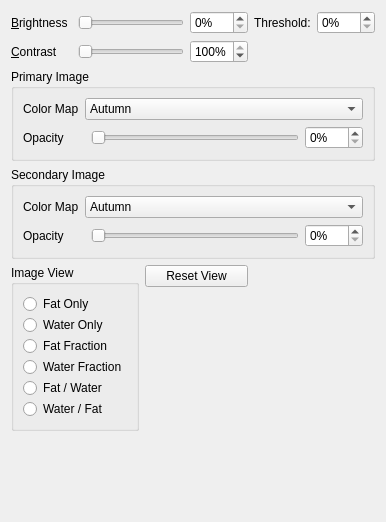
         <widget class="QWidget" name="axialDisplayTab">
          <attribute name="title">
           <string>Axial &amp;Display</string>
          </attribute>
          <layout class="QGridLayout" name="gridLayout_3">
           <item row="0" column="5">
            <widget class="QSpinBox" name="brightnessThresSpinBox">
             <property name="toolTip">
              <string>&lt;html&gt;&lt;head/&gt;&lt;body&gt;&lt;p&gt;&lt;span style=&quot; font-weight:600;&quot;&gt;Change Brightness Threshold&lt;/span&gt;&lt;/p&gt;&lt;p&gt;Enter percentage or use up/down arrows to change the brightness threshold currently displayed on the main widget.&lt;/p&gt;&lt;p&gt;Any intensities that are greater than or equal to the brightness threshold will be altered by the specified brightness.&lt;/p&gt;&lt;p&gt;A brightness threshold of 0% will adjust the brightness of the entire image.&lt;/p&gt;&lt;p&gt;A brightness threshold of 100% will only adjust the brightness where the intensity level is 100%.&lt;/p&gt;&lt;/body&gt;&lt;/html&gt;</string>
             </property>
             <property name="suffix">
              <string>%</string>
             </property>
             <property name="maximum">
              <number>100</number>
             </property>
            </widget>
           </item>
           <item row="3" column="0" colspan="6">
            <widget class="QGroupBox" name="secondaryImageBox">
             <property name="sizePolicy">
              <sizepolicy hsizetype="Preferred" vsizetype="Preferred">
               <horstretch>0</horstretch>
               <verstretch>0</verstretch>
              </sizepolicy>
             </property>
             <property name="toolTip">
              <string>&lt;html&gt;&lt;head/&gt;&lt;body&gt;&lt;p&gt;&lt;span style=&quot; font-weight:600;&quot;&gt;Secondary Image&lt;/span&gt;&lt;/p&gt;&lt;p&gt;&lt;br/&gt;&lt;/p&gt;&lt;p&gt;The secondary image is the image drawn &lt;span style=&quot; text-decoration: underline;&quot;&gt;second&lt;/span&gt; in the axial widget view. The secondary image is set based on the options in the &lt;span style=&quot; font-weight:600; text-decoration: underline;&quot;&gt;Image View.&lt;/span&gt;&lt;/p&gt;&lt;p&gt;&lt;br/&gt;&lt;/p&gt;&lt;p&gt;The secondary image is only applicable for &lt;span style=&quot; font-weight:600; text-decoration: underline;&quot;&gt;Fat/Water&lt;/span&gt; and &lt;span style=&quot; font-weight:600; text-decoration: underline;&quot;&gt;Water/Fat&lt;/span&gt; options.&lt;/p&gt;&lt;/body&gt;&lt;/html&gt;</string>
             </property>
             <property name="toolTipDuration">
              <number>4000</number>
             </property>
             <property name="title">
              <string>Secondary Image</string>
             </property>
             <layout class="QGridLayout" name="gridLayout_8">
              <item row="0" column="0">
               <widget class="QLabel" name="label_12">
                <property name="text">
                 <string>Color Map</string>
                </property>
                <property name="buddy">
                 <cstring>secdColorMapComboBox</cstring>
                </property>
               </widget>
              </item>
              <item row="1" column="0" colspan="2">
               <widget class="QLabel" name="label_13">
                <property name="text">
                 <string>Opacity</string>
                </property>
                <property name="buddy">
                 <cstring>secdOpacitySlider</cstring>
                </property>
               </widget>
              </item>
              <item row="1" column="2">
               <widget class="QSlider" name="secdOpacitySlider">
                <property name="toolTip">
                 <string>&lt;html&gt;&lt;head/&gt;&lt;body&gt;&lt;p&gt;&lt;span style=&quot; font-weight:600;&quot;&gt;Change Secondary Opacity&lt;/span&gt;&lt;/p&gt;&lt;p&gt;Drag slider left and right to change the opacity of the secondary image displayed on the main widget.&lt;/p&gt;&lt;/body&gt;&lt;/html&gt;</string>
                </property>
                <property name="toolTipDuration">
                 <number>4000</number>
                </property>
                <property name="maximum">
                 <number>100</number>
                </property>
                <property name="orientation">
                 <enum>Qt::Horizontal</enum>
                </property>
               </widget>
              </item>
              <item row="1" column="3">
               <widget class="QSpinBox" name="secdOpacitySpinBox">
                <property name="toolTip">
                 <string>&lt;html&gt;&lt;head/&gt;&lt;body&gt;&lt;p&gt;&lt;span style=&quot; font-weight:600;&quot;&gt;Change Secondary Opacity&lt;/span&gt;&lt;/p&gt;&lt;p&gt;Enter percentage or use up/down arrows to change the opacity of the secondary image displayed on the main widget.&lt;/p&gt;&lt;/body&gt;&lt;/html&gt;</string>
                </property>
                <property name="toolTipDuration">
                 <number>4000</number>
                </property>
                <property name="suffix">
                 <string>%</string>
                </property>
                <property name="maximum">
                 <number>100</number>
                </property>
               </widget>
              </item>
              <item row="0" column="1" colspan="3">
               <widget class="QComboBox" name="secdColorMapComboBox">
                <property name="sizePolicy">
                 <sizepolicy hsizetype="Expanding" vsizetype="Fixed">
                  <horstretch>0</horstretch>
                  <verstretch>0</verstretch>
                 </sizepolicy>
                </property>
                <property name="toolTip">
                 <string>&lt;html&gt;&lt;head/&gt;&lt;body&gt;&lt;p&gt;&lt;span style=&quot; font-weight:600;&quot;&gt;Change Secondary Color Map&lt;/span&gt;&lt;/p&gt;&lt;p&gt;Select a color map for the secondary image. This is a mapping from intensity in the primary image (0.0 -&amp;gt; 1.0) to colors. &lt;/p&gt;&lt;p&gt;A typical example is grayscale which is (0, 0, 0) -&amp;gt; (1, 1, 1) color mapping.&lt;/p&gt;&lt;/body&gt;&lt;/html&gt;</string>
                </property>
                <property name="toolTipDuration">
                 <number>4000</number>
                </property>
                <property name="maxVisibleItems">
                 <number>13</number>
                </property>
                <item>
                 <property name="text">
                  <string>Autumn</string>
                 </property>
                </item>
                <item>
                 <property name="text">
                  <string>Bone</string>
                 </property>
                </item>
                <item>
                 <property name="text">
                  <string>Cool</string>
                 </property>
                </item>
                <item>
                 <property name="text">
                  <string>Copper</string>
                 </property>
                </item>
                <item>
                 <property name="text">
                  <string>Gray</string>
                 </property>
                </item>
                <item>
                 <property name="text">
                  <string>Hot</string>
                 </property>
                </item>
                <item>
                 <property name="text">
                  <string>HSV</string>
                 </property>
                </item>
                <item>
                 <property name="text">
                  <string>Jet</string>
                 </property>
                </item>
                <item>
                 <property name="text">
                  <string>Parula</string>
                 </property>
                </item>
                <item>
                 <property name="text">
                  <string>Pink</string>
                 </property>
                </item>
                <item>
                 <property name="text">
                  <string>Spring</string>
                 </property>
                </item>
                <item>
                 <property name="text">
                  <string>Summer</string>
                 </property>
                </item>
                <item>
                 <property name="text">
                  <string>Winter</string>
                 </property>
                </item>
                <item>
                 <property name="text">
                  <string>Red</string>
                 </property>
                </item>
                <item>
                 <property name="text">
                  <string>Green</string>
                 </property>
                </item>
                <item>
                 <property name="text">
                  <string>Blue</string>
                 </property>
                </item>
                <item>
                 <property name="text">
                  <string>RedWhite</string>
                 </property>
                </item>
                <item>
                 <property name="text">
                  <string>GreenWhite</string>
                 </property>
                </item>
               </widget>
              </item>
             </layout>
            </widget>
           </item>
           <item row="2" column="0" colspan="6">
            <widget class="QGroupBox" name="primaryImageBox">
             <property name="sizePolicy">
              <sizepolicy hsizetype="Preferred" vsizetype="Preferred">
               <horstretch>0</horstretch>
               <verstretch>0</verstretch>
              </sizepolicy>
             </property>
             <property name="toolTip">
              <string>&lt;html&gt;&lt;head/&gt;&lt;body&gt;&lt;p&gt;&lt;span style=&quot; font-weight:600;&quot;&gt;Primary Image&lt;/span&gt;&lt;/p&gt;&lt;p&gt;&lt;br/&gt;&lt;/p&gt;&lt;p&gt;The primary image is the image drawn &lt;span style=&quot; text-decoration: underline;&quot;&gt;first&lt;/span&gt; in the axial widget view. The primary image is set based on the options in the &lt;span style=&quot; font-weight:600; text-decoration: underline;&quot;&gt;Image View&lt;/span&gt;&lt;/p&gt;&lt;/body&gt;&lt;/html&gt;</string>
             </property>
             <property name="toolTipDuration">
              <number>4000</number>
             </property>
             <property name="title">
              <string>Primary Image</string>
             </property>
             <layout class="QGridLayout" name="gridLayout_7">
              <item row="0" column="0">
               <widget class="QLabel" name="label_24">
                <property name="text">
                 <string>Color Map</string>
                </property>
                <property name="buddy">
                 <cstring>primColorMapComboBox</cstring>
                </property>
               </widget>
              </item>
              <item row="1" column="0" colspan="2">
               <widget class="QLabel" name="label_25">
                <property name="text">
                 <string>Opacity</string>
                </property>
                <property name="buddy">
                 <cstring>primOpacitySlider</cstring>
                </property>
               </widget>
              </item>
              <item row="1" column="2">
               <widget class="QSlider" name="primOpacitySlider">
                <property name="toolTip">
                 <string>&lt;html&gt;&lt;head/&gt;&lt;body&gt;&lt;p&gt;&lt;span style=&quot; font-weight:600;&quot;&gt;Change Primary Opacity&lt;/span&gt;&lt;/p&gt;&lt;p&gt;Drag slider left and right to change the opacity of the primary image displayed on the main widget.&lt;/p&gt;&lt;/body&gt;&lt;/html&gt;</string>
                </property>
                <property name="toolTipDuration">
                 <number>4000</number>
                </property>
                <property name="maximum">
                 <number>100</number>
                </property>
                <property name="orientation">
                 <enum>Qt::Horizontal</enum>
                </property>
               </widget>
              </item>
              <item row="1" column="3">
               <widget class="QSpinBox" name="primOpacitySpinBox">
                <property name="toolTip">
                 <string>&lt;html&gt;&lt;head/&gt;&lt;body&gt;&lt;p&gt;&lt;span style=&quot; font-weight:600;&quot;&gt;Change Primary Opacity&lt;/span&gt;&lt;/p&gt;&lt;p&gt;Enter percentage or use up/down arrows to change the opacity of the primary image displayed on the main widget.&lt;/p&gt;&lt;/body&gt;&lt;/html&gt;</string>
                </property>
                <property name="toolTipDuration">
                 <number>4000</number>
                </property>
                <property name="suffix">
                 <string>%</string>
                </property>
                <property name="maximum">
                 <number>100</number>
                </property>
               </widget>
              </item>
              <item row="0" column="1" colspan="3">
               <widget class="QComboBox" name="primColorMapComboBox">
                <property name="sizePolicy">
                 <sizepolicy hsizetype="Expanding" vsizetype="Fixed">
                  <horstretch>0</horstretch>
                  <verstretch>0</verstretch>
                 </sizepolicy>
                </property>
                <property name="toolTip">
                 <string>&lt;html&gt;&lt;head/&gt;&lt;body&gt;&lt;p&gt;&lt;span style=&quot; font-weight:600;&quot;&gt;Change Primary Color Map&lt;/span&gt;&lt;/p&gt;&lt;p&gt;Select a color map for the primary image. This is a mapping from intensity in the primary image (0.0 -&amp;gt; 1.0) to colors. &lt;/p&gt;&lt;p&gt;A typical example is grayscale which is (0, 0, 0) -&amp;gt; (1, 1, 1) color mapping.&lt;/p&gt;&lt;/body&gt;&lt;/html&gt;</string>
                </property>
                <property name="toolTipDuration">
                 <number>4000</number>
                </property>
                <property name="maxVisibleItems">
                 <number>13</number>
                </property>
                <item>
                 <property name="text">
                  <string>Autumn</string>
                 </property>
                </item>
                <item>
                 <property name="text">
                  <string>Bone</string>
                 </property>
                </item>
                <item>
                 <property name="text">
                  <string>Cool</string>
                 </property>
                </item>
                <item>
                 <property name="text">
                  <string>Copper</string>
                 </property>
                </item>
                <item>
                 <property name="text">
                  <string>Gray</string>
                 </property>
                </item>
                <item>
                 <property name="text">
                  <string>Hot</string>
                 </property>
                </item>
                <item>
                 <property name="text">
                  <string>HSV</string>
                 </property>
                </item>
                <item>
                 <property name="text">
                  <string>Jet</string>
                 </property>
                </item>
                <item>
                 <property name="text">
                  <string>Parula</string>
                 </property>
                </item>
                <item>
                 <property name="text">
                  <string>Pink</string>
                 </property>
                </item>
                <item>
                 <property name="text">
                  <string>Spring</string>
                 </property>
                </item>
                <item>
                 <property name="text">
                  <string>Summer</string>
                 </property>
                </item>
                <item>
                 <property name="text">
                  <string>Winter</string>
                 </property>
                </item>
                <item>
                 <property name="text">
                  <string>Red</string>
                 </property>
                </item>
                <item>
                 <property name="text">
                  <string>Green</string>
                 </property>
                </item>
                <item>
                 <property name="text">
                  <string>Blue</string>
                 </property>
                </item>
                <item>
                 <property name="text">
                  <string>RedWhite</string>
                 </property>
                </item>
                <item>
                 <property name="text">
                  <string>GreenWhite</string>
                 </property>
                </item>
               </widget>
              </item>
             </layout>
            </widget>
           </item>
           <item row="6" column="0">
            <spacer name="verticalSpacer_5">
             <property name="orientation">
              <enum>Qt::Vertical</enum>
             </property>
             <property name="sizeHint" stdset="0">
              <size>
               <width>20</width>
               <height>40</height>
              </size>
             </property>
            </spacer>
           </item>
           <item row="0" column="3">
            <widget class="QSpinBox" name="brightnessSpinBox">
             <property name="toolTip">
              <string>&lt;html&gt;&lt;head/&gt;&lt;body&gt;&lt;p&gt;&lt;span style=&quot; font-weight:600;&quot;&gt;Change Brightness&lt;/span&gt;&lt;/p&gt;&lt;p&gt;Enter percentage or use up/down arrows to change the brightness currently displayed on the main widget.&lt;/p&gt;&lt;/body&gt;&lt;/html&gt;</string>
             </property>
             <property name="toolTipDuration">
              <number>4000</number>
             </property>
             <property name="suffix">
              <string>%</string>
             </property>
             <property name="maximum">
              <number>100</number>
             </property>
            </widget>
           </item>
           <item row="1" column="1" colspan="2">
            <widget class="QSlider" name="contrastSlider">
             <property name="focusPolicy">
              <enum>Qt::StrongFocus</enum>
             </property>
             <property name="toolTip">
              <string>&lt;html&gt;&lt;head/&gt;&lt;body&gt;&lt;p&gt;&lt;span style=&quot; font-weight:600;&quot;&gt;Adjust Contrast&lt;/span&gt;&lt;/p&gt;&lt;p&gt;Drag slider left and right to change the contrast of the axial slice currently displayed on the main widget&lt;/p&gt;&lt;/body&gt;&lt;/html&gt;</string>
             </property>
             <property name="toolTipDuration">
              <number>4000</number>
             </property>
             <property name="maximum">
              <number>100</number>
             </property>
             <property name="orientation">
              <enum>Qt::Horizontal</enum>
             </property>
            </widget>
           </item>
           <item row="1" column="3">
            <widget class="QSpinBox" name="contrastSpinBox">
             <property name="toolTip">
              <string>&lt;html&gt;&lt;head/&gt;&lt;body&gt;&lt;p&gt;&lt;span style=&quot; font-weight:600;&quot;&gt;Change Contrast&lt;/span&gt;&lt;/p&gt;&lt;p&gt;Enter percentage or use up/down arrows to change the contrast currently displayed on the main widget.&lt;/p&gt;&lt;/body&gt;&lt;/html&gt;</string>
             </property>
             <property name="toolTipDuration">
              <number>4000</number>
             </property>
             <property name="suffix">
              <string>%</string>
             </property>
             <property name="maximum">
              <number>100</number>
             </property>
             <property name="value">
              <number>100</number>
             </property>
            </widget>
           </item>
           <item row="4" column="0" rowspan="2" colspan="2">
            <layout class="QVBoxLayout" name="verticalLayout_3">
             <item>
              <widget class="QGroupBox" name="sliceViewBox_3">
               <property name="sizePolicy">
                <sizepolicy hsizetype="Preferred" vsizetype="Maximum">
                 <horstretch>0</horstretch>
                 <verstretch>0</verstretch>
                </sizepolicy>
               </property>
               <property name="toolTip">
                <string/>
               </property>
               <property name="title">
                <string>Image View</string>
               </property>
               <property name="alignment">
                <set>Qt::AlignLeading|Qt::AlignLeft|Qt::AlignTop</set>
               </property>
               <layout class="QVBoxLayout" name="verticalLayout_5">
                <property name="spacing">
                 <number>1</number>
                </property>
                <item>
                 <widget class="QRadioButton" name="fatRadioBtn">
                  <property name="toolTip">
                   <string>&lt;html&gt;&lt;head/&gt;&lt;body&gt;&lt;p&gt;&lt;span style=&quot; font-weight:600;&quot;&gt;Fat Only&lt;/span&gt;&lt;/p&gt;&lt;p&gt;Displays only the fat image from the NIFTI files.&lt;/p&gt;&lt;p&gt;&lt;span style=&quot; font-weight:600;&quot;&gt;Primary Image: &lt;/span&gt;Fat image&lt;/p&gt;&lt;p&gt;&lt;span style=&quot; font-weight:600;&quot;&gt;Secondary Image: &lt;/span&gt;N/A&lt;/p&gt;&lt;p&gt;&lt;span style=&quot; font-weight:600;&quot;&gt;Shortcut: &lt;/span&gt;Q&lt;/p&gt;&lt;/body&gt;&lt;/html&gt;</string>
                  </property>
                  <property name="toolTipDuration">
                   <number>4000</number>
                  </property>
                  <property name="statusTip">
                   <string/>
                  </property>
                  <property name="text">
                   <string>Fat Only</string>
                  </property>
                 </widget>
                </item>
                <item>
                 <widget class="QRadioButton" name="waterRadioBtn">
                  <property name="toolTip">
                   <string>&lt;html&gt;&lt;head/&gt;&lt;body&gt;&lt;p&gt;&lt;span style=&quot; font-weight:600;&quot;&gt;Water Only&lt;/span&gt;&lt;/p&gt;&lt;p&gt;Displays only the water image from the NIFTI files.&lt;/p&gt;&lt;p&gt;&lt;span style=&quot; font-weight:600;&quot;&gt;Primary Image: &lt;/span&gt;Water image&lt;/p&gt;&lt;p&gt;&lt;span style=&quot; font-weight:600;&quot;&gt;Secondary Image: &lt;/span&gt;N/A&lt;/p&gt;&lt;p&gt;&lt;span style=&quot; font-weight:600;&quot;&gt;Shortcut: &lt;/span&gt;W&lt;/p&gt;&lt;/body&gt;&lt;/html&gt;</string>
                  </property>
                  <property name="toolTipDuration">
                   <number>4000</number>
                  </property>
                  <property name="text">
                   <string>Water Only</string>
                  </property>
                 </widget>
                </item>
                <item>
                 <widget class="QRadioButton" name="fatFracRadioBtn">
                  <property name="toolTip">
                   <string>&lt;html&gt;&lt;head/&gt;&lt;body&gt;&lt;p&gt;&lt;span style=&quot; font-weight:600;&quot;&gt;Fat Fraction&lt;/span&gt;&lt;/p&gt;&lt;p&gt;Displays an image that represents the ratio of fat to water.&lt;/p&gt;&lt;p&gt;Fat Fraction = Fat / (Fat + Water)&lt;/p&gt;&lt;p&gt;&lt;span style=&quot; font-weight:600;&quot;&gt;Primary Image: &lt;/span&gt;Fat Fraction image&lt;/p&gt;&lt;p&gt;&lt;span style=&quot; font-weight:600;&quot;&gt;Secondary Image: &lt;/span&gt;N/A&lt;/p&gt;&lt;p&gt;&lt;span style=&quot; font-weight:600;&quot;&gt;Shortcut: &lt;/span&gt;E&lt;/p&gt;&lt;/body&gt;&lt;/html&gt;</string>
                  </property>
                  <property name="toolTipDuration">
                   <number>4000</number>
                  </property>
                  <property name="text">
                   <string>Fat Fraction</string>
                  </property>
                 </widget>
                </item>
                <item>
                 <widget class="QRadioButton" name="waterFracRadioBtn">
                  <property name="toolTip">
                   <string>&lt;html&gt;&lt;head/&gt;&lt;body&gt;&lt;p&gt;&lt;span style=&quot; font-weight:600;&quot;&gt;Water Fraction&lt;/span&gt;&lt;/p&gt;&lt;p&gt;Displays an image that represents the ratio of water to fat.&lt;/p&gt;&lt;p&gt;Water Fraction = Water / (Fat + Water)&lt;/p&gt;&lt;p&gt;&lt;span style=&quot; font-weight:600;&quot;&gt;Primary Image: &lt;/span&gt;Water Fraction image&lt;/p&gt;&lt;p&gt;&lt;span style=&quot; font-weight:600;&quot;&gt;Secondary Image: &lt;/span&gt;N/A&lt;/p&gt;&lt;p&gt;&lt;span style=&quot; font-weight:600;&quot;&gt;Shortcut: &lt;/span&gt;R&lt;/p&gt;&lt;/body&gt;&lt;/html&gt;</string>
                  </property>
                  <property name="toolTipDuration">
                   <number>4000</number>
                  </property>
                  <property name="text">
                   <string>Water Fraction</string>
                  </property>
                 </widget>
                </item>
                <item>
                 <widget class="QRadioButton" name="fatWaterRadioBtn">
                  <property name="toolTip">
                   <string>&lt;html&gt;&lt;head/&gt;&lt;body&gt;&lt;p&gt;&lt;span style=&quot; font-weight:600;&quot;&gt;Fat / Water&lt;/span&gt;&lt;/p&gt;&lt;p&gt;Displays fat image with water image on top at the specified opacities.&lt;/p&gt;&lt;p&gt;&lt;span style=&quot; font-weight:600;&quot;&gt;Primary Image: &lt;/span&gt;Fat image&lt;/p&gt;&lt;p&gt;&lt;span style=&quot; font-weight:600;&quot;&gt;Secondary Image: &lt;/span&gt;Water image&lt;/p&gt;&lt;p&gt;&lt;span style=&quot; font-weight:600;&quot;&gt;Shortcut: &lt;/span&gt;T&lt;/p&gt;&lt;/body&gt;&lt;/html&gt;</string>
                  </property>
                  <property name="toolTipDuration">
                   <number>4000</number>
                  </property>
                  <property name="text">
                   <string>Fat / Water</string>
                  </property>
                 </widget>
                </item>
                <item>
                 <widget class="QRadioButton" name="waterFatRadioBtn">
                  <property name="toolTip">
                   <string>&lt;html&gt;&lt;head/&gt;&lt;body&gt;&lt;p&gt;&lt;span style=&quot; font-weight:600;&quot;&gt;Water / Fat&lt;/span&gt;&lt;/p&gt;&lt;p&gt;Displays water image with fat image on top at the specified opacities.&lt;/p&gt;&lt;p&gt;&lt;span style=&quot; font-weight:600;&quot;&gt;Primary Image: &lt;/span&gt;Water image&lt;/p&gt;&lt;p&gt;&lt;span style=&quot; font-weight:600;&quot;&gt;Secondary Image: &lt;/span&gt;Fat image&lt;/p&gt;&lt;p&gt;&lt;span style=&quot; font-weight:600;&quot;&gt;Shortcut: &lt;/span&gt;Y&lt;/p&gt;&lt;/body&gt;&lt;/html&gt;</string>
                  </property>
                  <property name="toolTipDuration">
                   <number>4000</number>
                  </property>
                  <property name="text">
                   <string>Water / Fat</string>
                  </property>
                 </widget>
                </item>
               </layout>
              </widget>
             </item>
             <item>
              <spacer name="verticalSpacer_4">
               <property name="orientation">
                <enum>Qt::Vertical</enum>
               </property>
               <property name="sizeHint" stdset="0">
                <size>
                 <width>20</width>
                 <height>40</height>
                </size>
               </property>
              </spacer>
             </item>
            </layout>
           </item>
           <item row="4" column="2" rowspan="2" colspan="2">
            <layout class="QVBoxLayout" name="verticalLayout_2">
             <property name="rightMargin">
              <number>0</number>
             </property>
             <property name="bottomMargin">
              <number>0</number>
             </property>
             <item>
              <widget class="QPushButton" name="resetViewBtn">
               <property name="toolTip">
                <string>&lt;html&gt;&lt;head/&gt;&lt;body&gt;&lt;p&gt;&lt;span style=&quot; font-weight:600;&quot;&gt;Reset View&lt;/span&gt;&lt;/p&gt;&lt;p&gt;Resets the axial slice view and coronal slice view to center with no scaling.&lt;/p&gt;&lt;p&gt;&lt;span style=&quot; font-weight:600;&quot;&gt;Note: &lt;/span&gt;This does &lt;span style=&quot; font-weight:600; text-decoration: underline;&quot;&gt;NOT&lt;/span&gt; change the current location of the user.&lt;/p&gt;&lt;p&gt;&lt;span style=&quot; font-weight:600;&quot;&gt;Shortcut: &lt;/span&gt;Space bar&lt;/p&gt;&lt;/body&gt;&lt;/html&gt;</string>
               </property>
               <property name="toolTipDuration">
                <number>4000</number>
               </property>
               <property name="text">
                <string>Reset View</string>
               </property>
              </widget>
             </item>
             <item>
              <spacer name="verticalSpacer_2">
               <property name="orientation">
                <enum>Qt::Vertical</enum>
               </property>
               <property name="sizeHint" stdset="0">
                <size>
                 <width>20</width>
                 <height>40</height>
                </size>
               </property>
              </spacer>
             </item>
            </layout>
           </item>
           <item row="1" column="0">
            <widget class="QLabel" name="contrastLabel">
             <property name="text">
              <string>&amp;Contrast</string>
             </property>
             <property name="buddy">
              <cstring>contrastSlider</cstring>
             </property>
            </widget>
           </item>
           <item row="0" column="0">
            <widget class="QLabel" name="brightnessLabel">
             <property name="text">
              <string>&amp;Brightness</string>
             </property>
             <property name="buddy">
              <cstring>brightnessSlider</cstring>
             </property>
            </widget>
           </item>
           <item row="0" column="1" colspan="2">
            <widget class="QSlider" name="brightnessSlider">
             <property name="focusPolicy">
              <enum>Qt::StrongFocus</enum>
             </property>
             <property name="toolTip">
              <string>&lt;html&gt;&lt;head/&gt;&lt;body&gt;&lt;p&gt;&lt;span style=&quot; font-weight:600;&quot;&gt;Adjust Brightness&lt;/span&gt;&lt;/p&gt;&lt;p&gt;Drag slider left and right to change the brightness of the axial slice currently displayed on the main widget&lt;/p&gt;&lt;/body&gt;&lt;/html&gt;</string>
             </property>
             <property name="toolTipDuration">
              <number>4000</number>
             </property>
             <property name="maximum">
              <number>100</number>
             </property>
             <property name="orientation">
              <enum>Qt::Horizontal</enum>
             </property>
            </widget>
           </item>
           <item row="0" column="4">
            <widget class="QLabel" name="label_2">
             <property name="text">
              <string>Threshold:</string>
             </property>
            </widget>
           </item>
           <item row="4" column="4" colspan="2">
            <spacer name="horizontalSpacer">
             <property name="orientation">
              <enum>Qt::Horizontal</enum>
             </property>
             <property name="sizeHint" stdset="0">
              <size>
               <width>40</width>
               <height>20</height>
              </size>
             </property>
            </spacer>
           </item>
          </layout>
         </widget>
